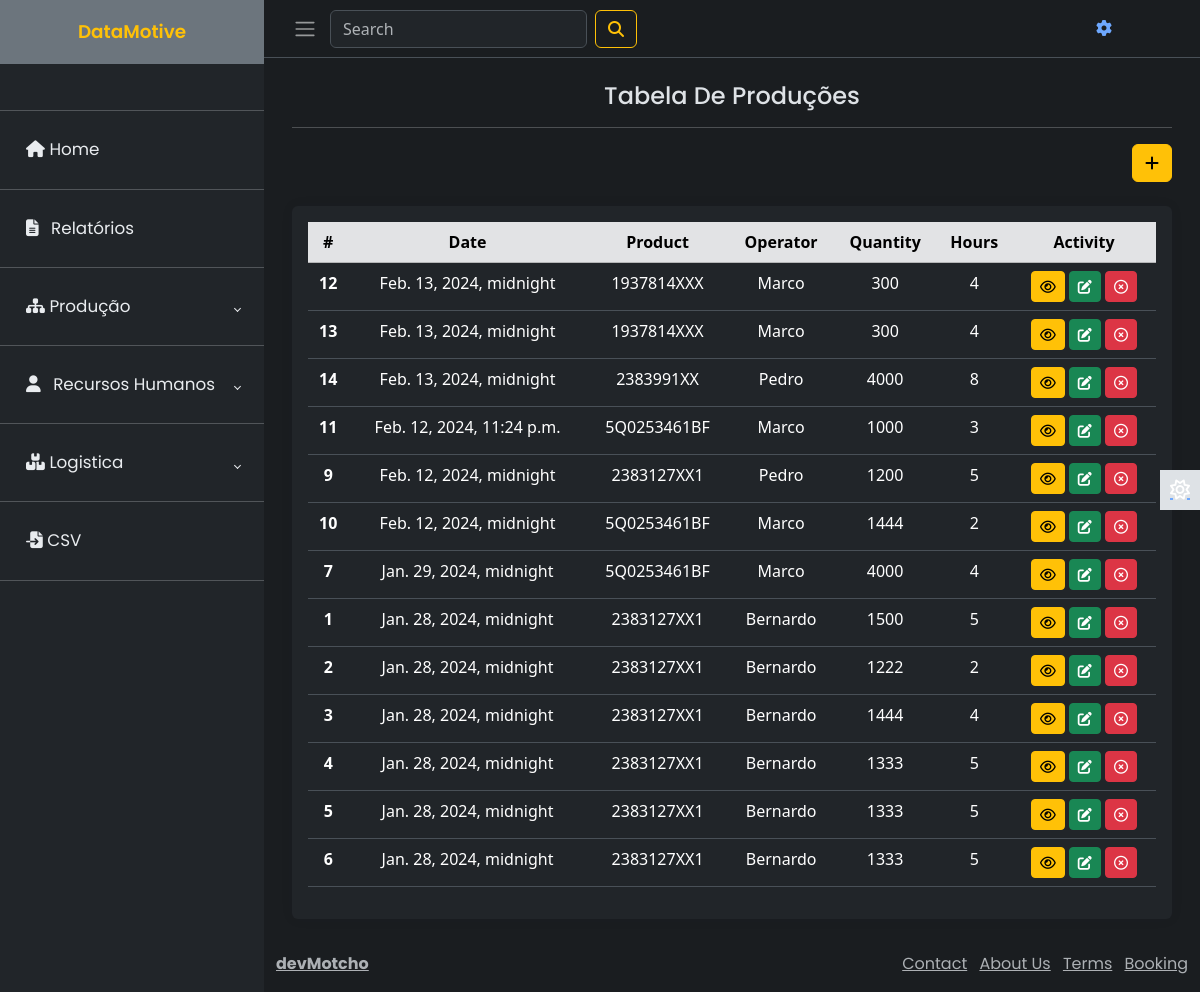
/product/production/ (signed in), run on the app's committed database.
### product/models.py (models this page shows, shortened)
class Production(models.Model):
    production_order = models.ForeignKey(ProductionOrder, on_delete=models.CASCADE, blank=True, null=True)
    employee = models.ForeignKey(Employee, on_delete=models.CASCADE, blank=True, null=True)
    quantity = models.IntegerField(verbose_name='Quantidade Produzida')
    time = models.IntegerField(verbose_name= 'Tempo de Produção')
    date = models.DateTimeField(verbose_name='Data de Produção')

class ProductionOrder(models.Model):
    prod_order_id = models.CharField(max_length=12, blank=True)
    product = models.OneToOneField(Product, on_delete=models.CASCADE, unique=True, blank=True, verbose_name='Produto')
    quantity_ordered = models.IntegerField(verbose_name= 'Quantidade da Ordem')
    quantity_produced = models.IntegerField(verbose_name='Quantidade Produzida', default = 0)
    state = models.CharField(
        max_length=2,
        choices=ProductionState.choices,
        blank= True,
        null= True,
    )
    created = models.DateTimeField(auto_now_add=True)

class Product(models.Model):
    CATEGORY = {
    "SHIELD" : "SHIELD",
    "BRACKET" : "BRACKET",
    "ASSEMBLY" : "HANGER ASSEMBLY",
    }
    name=models.CharField(max_length=120, verbose_name='Produto')
    image=models.ImageField(upload_to='product', default='random.jpg')
    description = models.TextField(verbose_name="Descrição", default=" Sem Descrição ")
    price = models.FloatField(help_text='euros cada', verbose_name="Preço")
    category = models.CharField(max_length=20, choices=CATEGORY, blank=True, verbose_name="Categoria")
    created=models.DateTimeField(auto_now_add=True)
    updated=models.DateTimeField(auto_now=True)

### human/models.py (models this page shows, shortened)
class Employee(models.Model):
    first_name = models.CharField(max_length=50)
    last_name = models.CharField(max_length=50)
    email = models.EmailField(max_length=50)
    department = models.CharField(
        max_length=3,
        choices=Department.choices,
        default=Department.PROD
    )
    image = models.ImageField(upload_to='func' ,default='random.jpg')
    contact = models.CharField(max_length=150, blank=True, null=True)
    nationality = models.CharField(max_length=150, default='portuguesa')
    address = models.CharField(max_length=150, blank=True, null=True)

### product/views.py (the view)
# urls.py: path('production/', productionView, name='prod'),
def productionView(request):
    q = request.GET.get('q') if request.GET.get('q') is not None else ''
    productions = Production.objects.filter(
        Q(employee__first_name__icontains=q) |
        Q(inventary__product__name__icontains=q)
    ).order_by('-date')
    ProductionFormSet = modelformset_factory(Production, ProductionForm, extra=1, formset=BaseProductionFormSet)
    formset = ProductionFormSet(queryset=Production.objects.none())
    if request.method == 'POST':
        formset = ProductionFormSet(request.POST)
        if formset.is_valid():
            formset.save()
            messages.success(request, 'Produção Adicionada com sucesso!', "alert-success alert-dismissible")
            return redirect('product:prod')
    context = {
        'objects': productions,
        'form':formset,
    }
    return render(request, 'product/production.html', context)

### product/templates/product/production.html
{% extends 'main.html' %}
{% block content %}
<main class="content px-3 py-2">
    <div class="container-fluid">
        <div class="mb-3 text-center">
            <h4> Tabela De Produções</h4>
            <hr>
        </div>
        <div class="action mb-4 text-end">
            <a type="button" class="btn btn-warning" href="{% url 'product:add-prod' %}"><i
                    class="fa-solid fa-plus"></i></a>
        </div>
        <div class="card border-0">
            <div class="card-body text-center">
                <table class="table">
                    <thead class="table-secondary">
                        <tr>
                            <th scope="col">#</th>
                            <th scope="col">Date</th>
                            <th scope="col">Product</th>
                            <th scope="col">Operator</th>
                            <th scope="col">Quantity</th>
                            <th scope="col">Hours</th>
                            <th scope="col">Activity</th>
                        </tr>
                    </thead>
                    <tbody>
                        {% for obj in objects %}
                        <tr>
                            <th scope="row">{{obj.id}}</th>
                            <td>{{obj.date}}</td>
                            <td>{{obj.production_order.product.name}}</td>
                            <td>{{obj.employee.first_name}}</td>
                            <td>{{obj.quantity}}</td>
                            <td class="text-center">{{obj.time}}</td>
                            <td class="text-center">
                                <a class='btn btn-warning btn-sm'
                                    href="{% url 'product:view' obj.production_order.product.id %}"><i
                                        class="fa-regular fa-eye"></i>
                                </a>
                                <a class='btn btn-success btn-sm' href="{% url 'product:prod-edit' obj.id %}"><i
                                        class="fa-solid fa-pen-to-square"></i></a>
                                <a class='btn btn-danger btn-sm' href="{% url 'product:prod-del' obj.id %}"><i
                                        class="fa-regular fa-circle-xmark"></i></a>
                            </td>
                        </tr>
                        {% endfor %}
                    </tbody>
                </table>
            </div>
        </div>
    </div>
</main>
{% endblock content %}

### static/styles/styles.css (style rules this page uses)
*,::after,::before { box-sizing: border-box; }
body { font-family: 'Poppins', sans-serif; font-size: 0.875rem; opacity: 1; overflow-y: scroll; margin: 0; }
a { cursor: pointer; text-decoration: none; font-family: 'Poppins', sans-serif; }
h4 { font-family: 'Poppins', sans-serif; font-size: 1.250rem; font-size: var(--bs-emphasis-color); }
.content { flex: 1; max-width: 100vw; width: 100vw; }
@media (min-width:768px) { .content { max-width: auto; width: auto; } }
.card { box-shadow: 0 0 .875rem 0 rgba(34, 46, 60, .05); margin-bottom: 24px; }
.content { flex: 1; padding: 20px; box-sizing: border-box; }

### data on the page
Production: id "12", date "Feb. 13, 2024, midnight", production_order.product.name "1937814XXX", employee.first_name "Marco", quantity "300", time "4"
Production: id "13", date "Feb. 13, 2024, midnight", production_order.product.name "1937814XXX", employee.first_name "Marco", quantity "300", time "4"
Production: id "14", date "Feb. 13, 2024, midnight", production_order.product.name "2383991XX", employee.first_name "Pedro", quantity "4000", time "8"
Production: id "11", date "Feb. 12, 2024, 11:24 p.m.", production_order.product.name "5Q0253461BF", employee.first_name "Marco", quantity "1000", time "3"
Production: id "9", date "Feb. 12, 2024, midnight", production_order.product.name "2383127XX1", employee.first_name "Pedro", quantity "1200", time "5"
Production: id "10", date "Feb. 12, 2024, midnight", production_order.product.name "5Q0253461BF", employee.first_name "Marco", quantity "1444", time "2"
Production: id "7", date "Jan. 29, 2024, midnight", production_order.product.name "5Q0253461BF", employee.first_name "Marco", quantity "4000", time "4"
Production: id "1", date "Jan. 28, 2024, midnight", production_order.product.name "2383127XX1", employee.first_name "Bernardo", quantity "1500", time "5"
Production: id "2", date "Jan. 28, 2024, midnight", production_order.product.name "2383127XX1", employee.first_name "Bernardo", quantity "1222", time "2"
Production: id "3", date "Jan. 28, 2024, midnight", production_order.product.name "2383127XX1", employee.first_name "Bernardo", quantity "1444", time "4"
Production: id "4", date "Jan. 28, 2024, midnight", production_order.product.name "2383127XX1", employee.first_name "Bernardo", quantity "1333", time "5"
Production: id "5", date "Jan. 28, 2024, midnight", production_order.product.name "2383127XX1", employee.first_name "Bernardo", quantity "1333", time "5"
Production: id "6", date "Jan. 28, 2024, midnight", production_order.product.name "2383127XX1", employee.first_name "Bernardo", quantity "1333", time "5"
